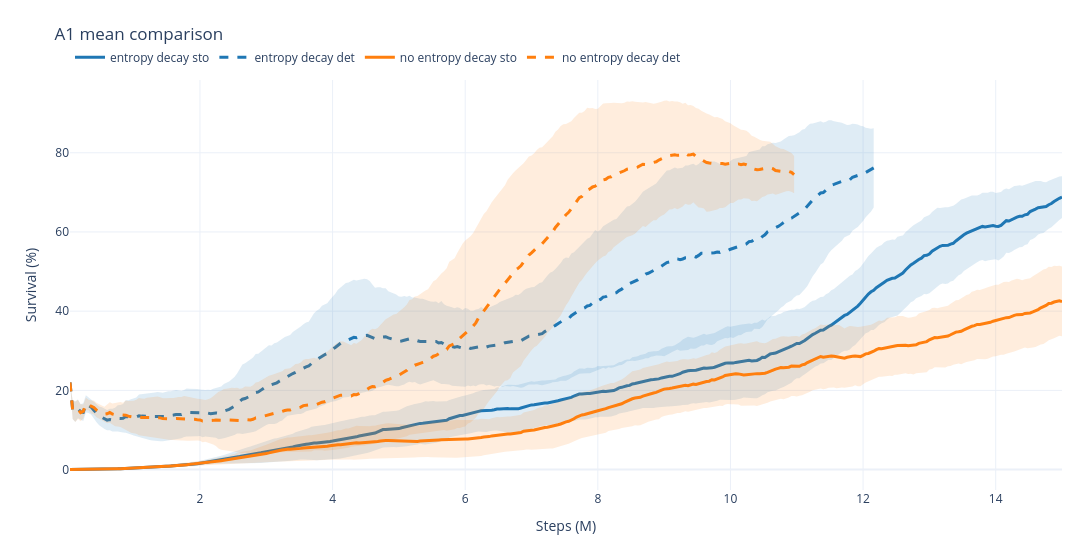

The notebook cell saved with this chart:
### Code cell
# Generic averaged curves: every key is one mean curve.
# This can compare entropy/no-entropy and stochastic/deterministic in the same plot.
mean_runs = {
    "entropy decay sto": mean_curve(
        [
            "noval20_mlp_a1_entropy_decay_s0_stoch",
            "noval20_mlp_a1_entropy_decay_s1_stoch",
            "noval20_mlp_a1_entropy_decay_s2_stoch",
        ],
        color="#1f77b4",
        dash="solid",
    ),
    "entropy decay det": mean_curve(
        [
            "noval20_mlp_a1_entropy_decay_s0_det",
            "noval20_mlp_a1_entropy_decay_s1_det",
            "noval20_mlp_a1_entropy_decay_s2_det",
        ],
        color="#1f77b4",
        dash="dash",
    ),
    "no entropy decay sto": mean_curve(
        [
            "noval20_mlp_a1_no_entropy_decay_s0_stoch",
            "noval20_mlp_a1_no_entropy_decay_s1_stoch",
            "noval20_mlp_a1_no_entropy_decay_s2_stoch",
        ],
        color="#ff7f0e",
        dash="solid",
    ),
    "no entropy decay det": mean_curve(
        [
            "noval20_mlp_a1_no_entropy_decay_s0_det",
            "noval20_mlp_a1_no_entropy_decay_s1_det",
            "noval20_mlp_a1_no_entropy_decay_s2_det",
        ],
        color="#ff7f0e",
        dash="dash",
    ),
}
plot_run_means(mean_runs, split="test", smooth=50, title="A1 mean comparison")

### Figure 1 — Plotly figure (JSON) as saved in the notebook; plotly's stock layout.template omitted (floating-point values rounded to 4 significant figures; data arrays with more than 128 entries replaced by an {"elided": "..."} marker saying what was removed)
{"data": [{"fill": "toself", "fillcolor": "rgba(31,119,180,0.14)", "hoverinfo": "skip", "legend": "legend", "legendgroup": "entropy decay sto", "line": {"color": "rgba(0,0,0,0)", "width": 0}, "mode": "lines", "name": "entropy decay sto std", "showlegend": false, "type": "scatter", "x": {"elided": "750 float values"}, "y": {"elided": "750 float values"}}, {"customdata": {"elided": "375 int values"}, "hovertemplate": "<b>entropy decay sto</b><br>metric: test/charts/episodic_survival<br>runs at step: %{customdata}<br>step: %{x:.2f}M<br>mean: %{y:.3f}<extra></extra>", "legend": "legend", "legendgroup": "entropy decay sto", "line": {"color": "#1f77b4", "dash": "solid", "width": 3}, "mode": "lines", "name": "entropy decay sto", "opacity": 1, "showlegend": true, "type": "scatter", "x": {"elided": "375 float values"}, "y": {"elided": "375 float values"}}, {"fill": "toself", "fillcolor": "rgba(31,119,180,0.14)", "hoverinfo": "skip", "legend": "legend", "legendgroup": "entropy decay det", "line": {"color": "rgba(0,0,0,0)", "width": 0}, "mode": "lines", "name": "entropy decay det std", "showlegend": false, "type": "scatter", "x": {"elided": "608 float values"}, "y": {"elided": "608 float values"}}, {"customdata": {"elided": "304 int values"}, "hovertemplate": "<b>entropy decay det</b><br>metric: test/charts/episodic_survival<br>runs at step: %{customdata}<br>step: %{x:.2f}M<br>mean: %{y:.3f}<extra></extra>", "legend": "legend", "legendgroup": "entropy decay det", "line": {"color": "#1f77b4", "dash": "dash", "width": 3}, "mode": "lines", "name": "entropy decay det", "opacity": 1, "showlegend": true, "type": "scatter", "x": {"elided": "304 float values"}, "y": {"elided": "304 float values"}}, {"fill": "toself", "fillcolor": "rgba(255,127,14,0.14)", "hoverinfo": "skip", "legend": "legend", "legendgroup": "no entropy decay sto", "line": {"color": "rgba(0,0,0,0)", "width": 0}, "mode": "lines", "name": "no entropy decay sto std", "showlegend": false, "type": "scatter", "x": {"elided": "750 float values"}, "y": {"elided": "750 float values"}}, {"customdata": {"elided": "375 int values"}, "hovertemplate": "<b>no entropy decay sto</b><br>metric: test/charts/episodic_survival<br>runs at step: %{customdata}<br>step: %{x:.2f}M<br>mean: %{y:.3f}<extra></extra>", "legend": "legend", "legendgroup": "no entropy decay sto", "line": {"color": "#ff7f0e", "dash": "solid", "width": 3}, "mode": "lines", "name": "no entropy decay sto", "opacity": 1, "showlegend": true, "type": "scatter", "x": {"elided": "375 float values"}, "y": {"elided": "375 float values"}}, {"fill": "toself", "fillcolor": "rgba(255,127,14,0.14)", "hoverinfo": "skip", "legend": "legend", "legendgroup": "no entropy decay det", "line": {"color": "rgba(0,0,0,0)", "width": 0}, "mode": "lines", "name": "no entropy decay det std", "showlegend": false, "type": "scatter", "x": {"elided": "548 float values"}, "y": {"elided": "548 float values"}}, {"customdata": {"elided": "274 int values"}, "hovertemplate": "<b>no entropy decay det</b><br>metric: test/charts/episodic_survival<br>runs at step: %{customdata}<br>step: %{x:.2f}M<br>mean: %{y:.3f}<extra></extra>", "legend": "legend", "legendgroup": "no entropy decay det", "line": {"color": "#ff7f0e", "dash": "dash", "width": 3}, "mode": "lines", "name": "no entropy decay det", "opacity": 1, "showlegend": true, "type": "scatter", "x": {"elided": "274 float values"}, "y": {"elided": "274 float values"}}], "layout": {"height": 550, "hovermode": "x unified", "legend": {"orientation": "h", "x": 0, "xanchor": "left", "y": 1.02, "yanchor": "bottom"}, "margin": {"b": 60, "l": 70, "r": 30, "t": 80}, "title": {"text": "A1 mean comparison"}, "width": 1300, "xaxis": {"title": {"text": "Steps (M)"}}, "yaxis": {"title": {"text": "Survival (%)"}}}}
